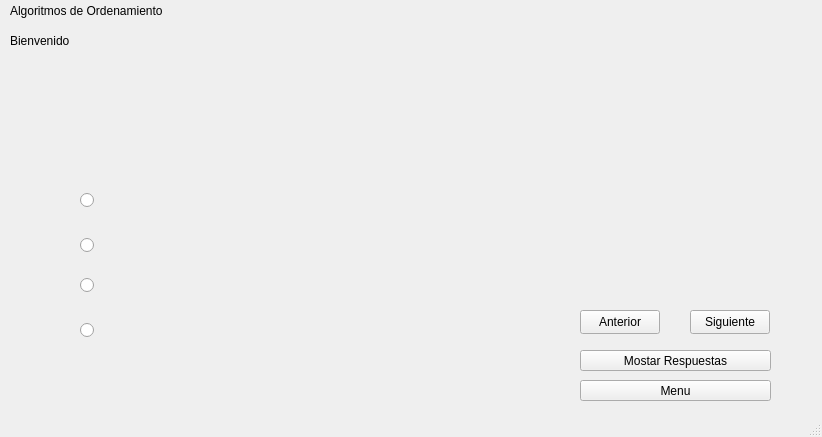
<?xml version="1.0" encoding="UTF-8"?>
<ui version="4.0">
 <class>pregunta1</class>
 <widget class="QMainWindow" name="pregunta1">
  <property name="geometry">
   <rect>
    <x>0</x>
    <y>0</y>
    <width>822</width>
    <height>437</height>
   </rect>
  </property>
  <property name="windowTitle">
   <string>MainWindow</string>
  </property>
  <widget class="QWidget" name="centralwidget">
   <widget class="QLabel" name="label">
    <property name="geometry">
     <rect>
      <x>10</x>
      <y>0</y>
      <width>211</width>
      <height>21</height>
     </rect>
    </property>
    <property name="text">
     <string>Algoritmos de Ordenamiento</string>
    </property>
   </widget>
   <widget class="QLabel" name="questionLabel">
    <property name="geometry">
     <rect>
      <x>20</x>
      <y>100</y>
      <width>741</width>
      <height>71</height>
     </rect>
    </property>
    <property name="font">
     <font>
      <family>MS Sans Serif</family>
      <pointsize>10</pointsize>
      <bold>false</bold>
     </font>
    </property>
    <property name="text">
     <string/>
    </property>
   </widget>
   <widget class="QRadioButton" name="option1RadioButton">
    <property name="geometry">
     <rect>
      <x>80</x>
      <y>180</y>
      <width>351</width>
      <height>41</height>
     </rect>
    </property>
    <property name="font">
     <font>
      <family>Arial</family>
      <pointsize>8</pointsize>
     </font>
    </property>
    <property name="text">
     <string/>
    </property>
   </widget>
   <widget class="QRadioButton" name="option2RadioButton">
    <property name="geometry">
     <rect>
      <x>80</x>
      <y>230</y>
      <width>351</width>
      <height>31</height>
     </rect>
    </property>
    <property name="font">
     <font>
      <family>Arial</family>
      <pointsize>8</pointsize>
     </font>
    </property>
    <property name="text">
     <string/>
    </property>
   </widget>
   <widget class="QRadioButton" name="option3RadioButton">
    <property name="geometry">
     <rect>
      <x>80</x>
      <y>270</y>
      <width>351</width>
      <height>31</height>
     </rect>
    </property>
    <property name="font">
     <font>
      <family>Arial</family>
      <pointsize>8</pointsize>
     </font>
    </property>
    <property name="text">
     <string/>
    </property>
   </widget>
   <widget class="QRadioButton" name="option4RadioButton">
    <property name="geometry">
     <rect>
      <x>80</x>
      <y>310</y>
      <width>351</width>
      <height>41</height>
     </rect>
    </property>
    <property name="font">
     <font>
      <family>Arial</family>
      <pointsize>8</pointsize>
     </font>
    </property>
    <property name="text">
     <string/>
    </property>
   </widget>
   <widget class="QPushButton" name="BotonSiguiente">
    <property name="geometry">
     <rect>
      <x>690</x>
      <y>310</y>
      <width>80</width>
      <height>24</height>
     </rect>
    </property>
    <property name="text">
     <string>Siguiente</string>
    </property>
   </widget>
   <widget class="QLabel" name="nota">
    <property name="geometry">
     <rect>
      <x>600</x>
      <y>30</y>
      <width>201</width>
      <height>41</height>
     </rect>
    </property>
    <property name="text">
     <string/>
    </property>
   </widget>
   <widget class="QPushButton" name="BotonAnterior">
    <property name="geometry">
     <rect>
      <x>580</x>
      <y>310</y>
      <width>80</width>
      <height>24</height>
     </rect>
    </property>
    <property name="text">
     <string>Anterior</string>
    </property>
   </widget>
   <widget class="QPushButton" name="btnMostrarRespuestas">
    <property name="geometry">
     <rect>
      <x>580</x>
      <y>350</y>
      <width>191</width>
      <height>21</height>
     </rect>
    </property>
    <property name="text">
     <string>Mostar Respuestas</string>
    </property>
   </widget>
   <widget class="QLabel" name="iD">
    <property name="geometry">
     <rect>
      <x>80</x>
      <y>30</y>
      <width>131</width>
      <height>21</height>
     </rect>
    </property>
    <property name="text">
     <string/>
    </property>
   </widget>
   <widget class="QLabel" name="label_2">
    <property name="geometry">
     <rect>
      <x>10</x>
      <y>30</y>
      <width>61</width>
      <height>21</height>
     </rect>
    </property>
    <property name="text">
     <string>Bienvenido</string>
    </property>
   </widget>
   <widget class="QPushButton" name="botonVolver">
    <property name="geometry">
     <rect>
      <x>580</x>
      <y>380</y>
      <width>191</width>
      <height>21</height>
     </rect>
    </property>
    <property name="text">
     <string>Menu</string>
    </property>
   </widget>
  </widget>
  <widget class="QStatusBar" name="statusbar"/>
 </widget>
 <resources/>
 <connections/>
</ui>
